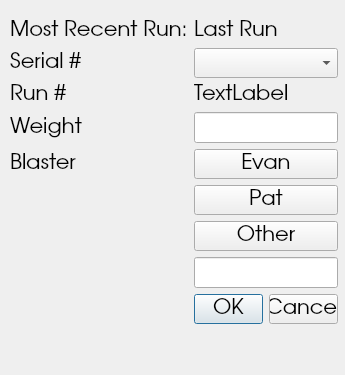
<?xml version="1.0" encoding="UTF-8"?>
<ui version="4.0">
 <class>Dialog</class>
 <widget class="QDialog" name="Dialog">
  <property name="geometry">
   <rect>
    <x>0</x>
    <y>0</y>
    <width>345</width>
    <height>375</height>
   </rect>
  </property>
  <property name="windowTitle">
   <string>Dialog</string>
  </property>
  <widget class="QWidget" name="formLayoutWidget">
   <property name="geometry">
    <rect>
     <x>10</x>
     <y>20</y>
     <width>328</width>
     <height>351</height>
    </rect>
   </property>
   <property name="font">
    <font>
     <family>URW Gothic L</family>
     <pointsize>16</pointsize>
    </font>
   </property>
   <layout class="QFormLayout" name="formLayout">
    <property name="fieldGrowthPolicy">
     <enum>QFormLayout::AllNonFixedFieldsGrow</enum>
    </property>
    <item row="3" column="1">
     <widget class="QLineEdit" name="runWeight">
      <property name="font">
       <font>
        <family>URW Gothic L</family>
        <pointsize>16</pointsize>
       </font>
      </property>
     </widget>
    </item>
    <item row="4" column="0">
     <widget class="QLabel" name="label_4">
      <property name="font">
       <font>
        <family>URW Gothic L</family>
        <pointsize>16</pointsize>
       </font>
      </property>
      <property name="text">
       <string>Blaster</string>
      </property>
     </widget>
    </item>
    <item row="4" column="1">
     <widget class="QPushButton" name="evButt">
      <property name="font">
       <font>
        <family>URW Gothic L</family>
        <pointsize>16</pointsize>
       </font>
      </property>
      <property name="text">
       <string>Evan</string>
      </property>
      <property name="checkable">
       <bool>true</bool>
      </property>
     </widget>
    </item>
    <item row="5" column="1">
     <widget class="QPushButton" name="patButt">
      <property name="font">
       <font>
        <family>URW Gothic L</family>
        <pointsize>16</pointsize>
       </font>
      </property>
      <property name="text">
       <string>Pat</string>
      </property>
      <property name="checkable">
       <bool>true</bool>
      </property>
      <property name="checked">
       <bool>false</bool>
      </property>
     </widget>
    </item>
    <item row="6" column="1">
     <widget class="QPushButton" name="pushOther">
      <property name="font">
       <font>
        <family>URW Gothic L</family>
        <pointsize>16</pointsize>
       </font>
      </property>
      <property name="text">
       <string>Other</string>
      </property>
      <property name="checkable">
       <bool>true</bool>
      </property>
     </widget>
    </item>
    <item row="7" column="1">
     <widget class="QLineEdit" name="lineOther">
      <property name="font">
       <font>
        <family>URW Gothic L</family>
       </font>
      </property>
     </widget>
    </item>
    <item row="8" column="1">
     <widget class="QDialogButtonBox" name="buttonBox">
      <property name="font">
       <font>
        <family>URW Gothic L</family>
        <pointsize>16</pointsize>
       </font>
      </property>
      <property name="standardButtons">
       <set>QDialogButtonBox::Cancel|QDialogButtonBox::Ok</set>
      </property>
     </widget>
    </item>
    <item row="3" column="0">
     <widget class="QLabel" name="label_3">
      <property name="font">
       <font>
        <family>URW Gothic L</family>
        <pointsize>16</pointsize>
       </font>
      </property>
      <property name="text">
       <string>Weight</string>
      </property>
     </widget>
    </item>
    <item row="2" column="1">
     <widget class="QLabel" name="runNumText">
      <property name="font">
       <font>
        <family>URW Gothic L</family>
        <pointsize>16</pointsize>
       </font>
      </property>
      <property name="text">
       <string>TextLabel</string>
      </property>
     </widget>
    </item>
    <item row="2" column="0">
     <widget class="QLabel" name="label_2">
      <property name="font">
       <font>
        <family>URW Gothic L</family>
        <pointsize>16</pointsize>
       </font>
      </property>
      <property name="text">
       <string>Run #</string>
      </property>
     </widget>
    </item>
    <item row="1" column="1">
     <widget class="QComboBox" name="bagNumBox">
      <property name="font">
       <font>
        <family>URW Gothic L</family>
        <pointsize>16</pointsize>
       </font>
      </property>
     </widget>
    </item>
    <item row="1" column="0">
     <widget class="QLabel" name="label">
      <property name="font">
       <font>
        <family>URW Gothic L</family>
        <pointsize>16</pointsize>
       </font>
      </property>
      <property name="text">
       <string>Serial #</string>
      </property>
     </widget>
    </item>
    <item row="0" column="1">
     <widget class="QLabel" name="recentRun">
      <property name="font">
       <font>
        <family>URW Gothic L</family>
        <pointsize>16</pointsize>
       </font>
      </property>
      <property name="text">
       <string>Last Run</string>
      </property>
     </widget>
    </item>
    <item row="0" column="0">
     <widget class="QLabel" name="label_5">
      <property name="font">
       <font>
        <family>URW Gothic L</family>
        <pointsize>16</pointsize>
       </font>
      </property>
      <property name="text">
       <string>Most Recent Run:</string>
      </property>
     </widget>
    </item>
   </layout>
  </widget>
 </widget>
 <resources/>
 <connections/>
</ui>
